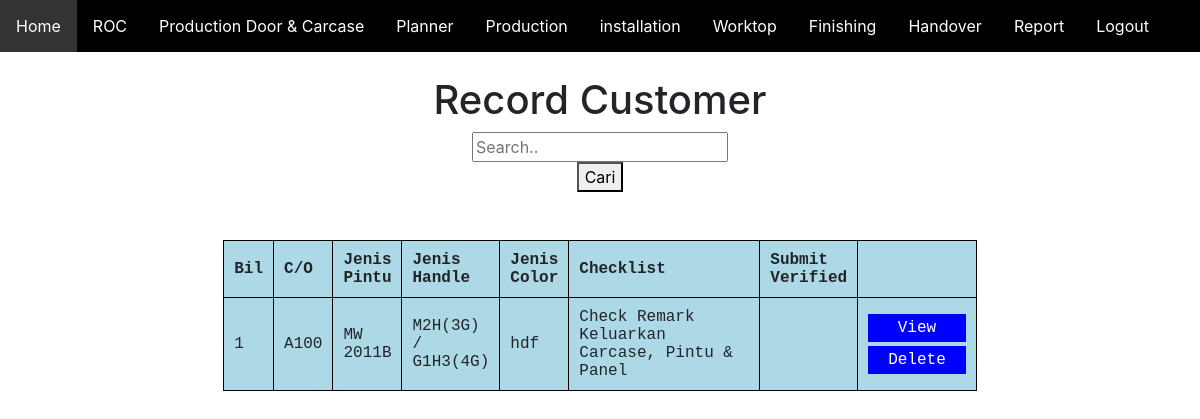
Before: /ifkitchen/adminproductiondoor.php with the older database file.
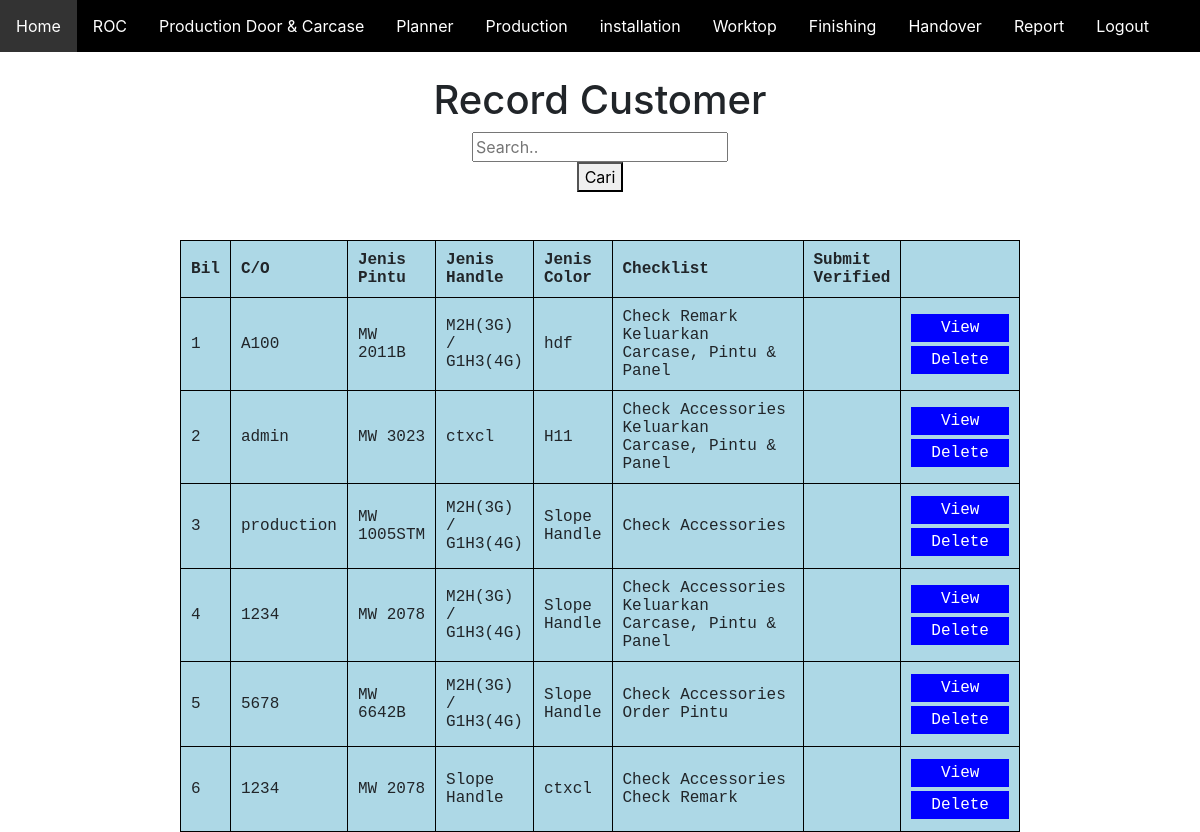
After: the same page with the newer database file.
### tables this page shows
CREATE TABLE `productiondoor` (
  `idproductiondoor` int(10) NOT NULL,
  `empno` text NOT NULL,
  `pintu` varchar(50) NOT NULL,
  `handle` varchar(50) NOT NULL,
  `jcolor` varchar(50) NOT NULL,
  `door_carcase` date DEFAULT NULL,
  `accessories` varchar(100) NOT NULL,
  `remark` varchar(100) NOT NULL,
  `color` varchar(100) NOT NULL,
  `jhandle` varchar(100) NOT NULL,
  `carcase` varchar(100) NOT NULL,
  `papan` varchar(100) NOT NULL,
  `opintu` varchar(100) NOT NULL
);

### ifkitchen/adminproductiondoor.php (the view, shortened to what this page needs)
<?php
include('navbar.php');
?>
<!DOCTYPE html>
<html>
<head>
</head>
<body>
<center>
<h1>Record Customer</h1>
                <form method="post" action="" class="example" style="margin:auto;max-width: 300px">
                <input type="text" placeholder="Search.."name="carian">
                <button type="submit" value="Cari">Cari</button>
            </form>
            <?php
include("connection.php");
$carian="";
$page=0;
$limit=10000;
$offset=$page * $limit;
$sql="SELECT * FROM productiondoor WHERE empno LIKE '%$carian%'
LIMIT $limit OFFSET $offset";
$result= mysqli_query($conn,$sql);
?>
</center>
<br><br>
<table id = "t01" border="1" cellpadding="5" align="center">
<tr>
     <th><b>Bil</b></th>
     <th><b>C/O</b></th>
     <th><b>Jenis Pintu</b></th>
     <th><b>Jenis Handle</b></th>
     <th><b>Jenis Color</b></th>
     <th><b>Checklist</b></th>
     <th><b>Submit Verified</b></th>
     <th><b></b></th>
</tr>
<?php
	$i= $page ;
	while ($rows=mysqli_fetch_array($result)){
		?>
		<tbody><tr>
			<td><?=++$i?></td>
			<td><?=$rows["empno"]?></td>
			<td><?=$rows['pintu']?></td>
			<td><?=$rows['handle']?></td>
			<td><?=$rows['jcolor']?></td>
			<td><div class="one">
             <?php if ($rows['accessories'] != "") {
              echo $rows['accessories'], '<br>';}?>
         <?php if ($rows['remark'] != "") {
             echo $rows['remark'], '<br>';}?>
         <?php if ($rows['carcase'] != "") {
             echo $rows['carcase'], '<br>';}?>
         <?php if ($rows['opintu'] != "") {
             echo $rows['opintu'], '<br>';}?>
    </div></td>
    <td><?=$rows['sverify']?></td>
            <td colspan="2" align="center">
                <input type="button" value=" View " onclick="window.location.href='viewproductionadmin.php?idproductiondoor=<?php echo $rows['idproductiondoor'];?>'"/>
				<a href="admindeleteproduction.php?idproductiondoor=<?php echo $rows['idproductiondoor'];?>" onclick=" return confirm ('Are you sure to delete this user?')"><input type="button" value="Delete"/>
                </a>
            </td>
		</tr>
		<?php
    }
    ?>
    </table>
</body>
</html>

Changed rows visible on the page:
added productiondoor: empno "admin", pintu "MW 3023", handle "ctxcl", jcolor "H11", accessories "Check Accessories", carcase "Keluarkan Carcase, Pintu & Panel"
added productiondoor: empno "production", pintu "MW 1005STM", handle "M2H(3G) / G1H3(4G)", jcolor "Slope Handle", accessories "Check Accessories"
added productiondoor: empno "1234", pintu "MW 2078", handle "M2H(3G) / G1H3(4G)", jcolor "Slope Handle", accessories "Check Accessories", carcase "Keluarkan Carcase, Pintu & Panel"
added productiondoor: empno "5678", pintu "MW 6642B", handle "M2H(3G) / G1H3(4G)", jcolor "Slope Handle", accessories "Check Accessories", opintu "Order Pintu"
added productiondoor: empno "1234", pintu "MW 2078", handle "Slope Handle", jcolor "ctxcl", accessories "Check Accessories", remark "Check Remark"
